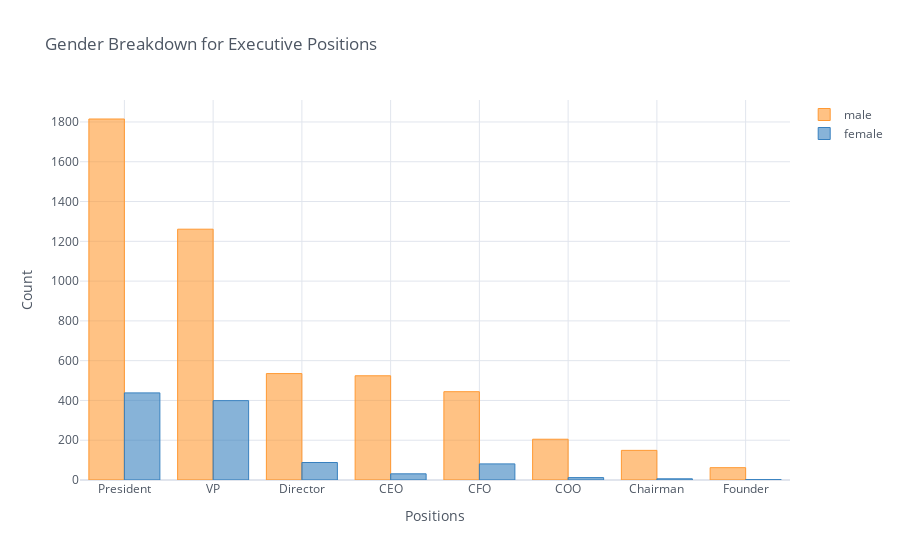

Notebook code for this chart:
### Code cell
positions.iplot( kind="bar",sortbars = True, bins=30, theme="white", title="Gender Breakdown for Executive Positions",
         xTitle='Positions', yTitle='Count')

### Figure 1 — Plotly figure (JSON) as saved in the notebook; plotly's stock layout.template omitted (floating-point values rounded to 4 significant figures)
{"data": [{"marker": {"color": "rgba(255, 153, 51, 0.6)", "line": {"color": "rgba(255, 153, 51, 1.0)", "width": 1}}, "name": "male", "orientation": "v", "text": "", "type": "bar", "x": ["President", "VP", "Director", "CEO", "CFO", "COO", "Chairman", "Founder"], "y": [1815, 1261, 535, 524, 444, 205, 149, 62]}, {"marker": {"color": "rgba(55, 128, 191, 0.6)", "line": {"color": "rgba(55, 128, 191, 1.0)", "width": 1}}, "name": "female", "orientation": "v", "text": "", "type": "bar", "x": ["President", "VP", "Director", "CEO", "CFO", "COO", "Chairman", "Founder"], "y": [438, 399, 88, 31, 81, 12, 6, 2]}], "layout": {"autosize": true, "legend": {"bgcolor": "#FFFFFF", "font": {"color": "#4D5663"}}, "paper_bgcolor": "#FFFFFF", "plot_bgcolor": "#FFFFFF", "title": {"font": {"color": "#4D5663"}, "text": "Gender Breakdown for Executive Positions"}, "xaxis": {"autorange": true, "gridcolor": "#E1E5ED", "range": [-0.5, 7.5], "showgrid": true, "tickfont": {"color": "#4D5663"}, "title": {"font": {"color": "#4D5663"}, "text": "Positions"}, "type": "category", "zerolinecolor": "#E1E5ED"}, "yaxis": {"autorange": true, "gridcolor": "#E1E5ED", "range": [0, 1911.0], "showgrid": true, "tickfont": {"color": "#4D5663"}, "title": {"font": {"color": "#4D5663"}, "text": "Count"}, "type": "linear", "zerolinecolor": "#E1E5ED"}}}
